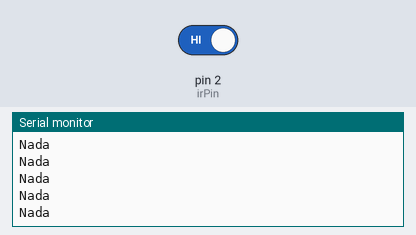
A sketch run on a simulated Arduino Uno, built with avr-gcc and run on an emulated ATmega328P. Shown: the last lines printed to the serial monitor. The test bench sets the inputs (shaded band); at power-on: pin 2 (irPin) HIGH.

Above: at 1.2 s.
1.3 s: pin 2 (irPin) driven LOW
At 2.7 s:
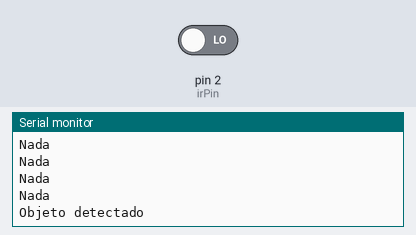
3.0 s: pin 2 (irPin) driven HIGH
At 3.33 s:
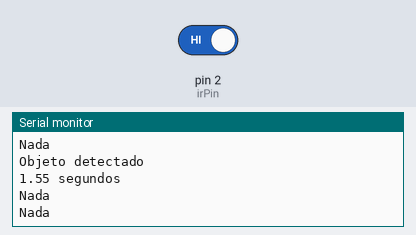

The sketch:

dia2.ino
```cpp
int irPin = 2;
int lerIr;
float t;
float ot;
float dt;
void setup() {
  // put your setup code here, to run once:
  pinMode(irPin, INPUT);
  Serial.begin(9600);
}

void loop() {
  //put your main code here, to run repeatedly:
  lerIr = digitalRead(irPin);
  //   Serial.println(lerIr);
  delay(150);
  //   //t = millis();
  //    //Serial.println(t);
  //t=millis();
  if (lerIr == 0) {
    Serial.println("Objeto detectado");
    t = millis();
    while (lerIr == 0) {
      lerIr = digitalRead(irPin);

      delay(50); //necessario para que nao crash o codigo no loop
      ot = millis();
    }
    dt = ((ot - t) / 1000);
    Serial.println(String(dt)+" segundos");
  }

  if (lerIr == 1) {
    Serial.println("Nada");
    //dt = 0;
  }
}
```

Measured:
- after the input at 1.3 s, the serial monitor: prints a new line after 0.20 s (image 1)
- after the input at 3.0 s, the serial monitor: prints a new line after 0.05 s (image 2)
